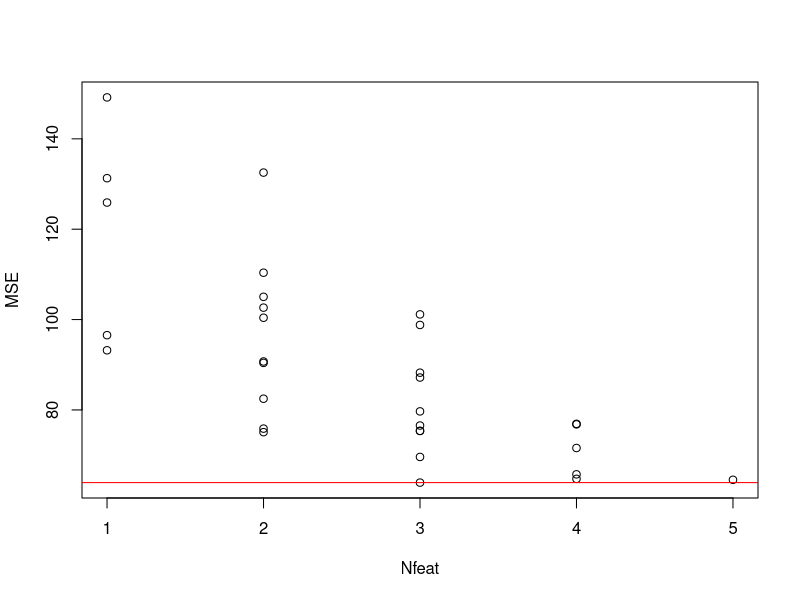

Reproduce this figure in R.
#Implement an R function that performs feature selection (best subset selection) 
#in linear regression by using k-fold cross-validation without using any 
#specialized function like lm() (use only basic R functions). Your function 
#should depend on:
#• X: matrix containing X measurements. 
#• Y: vector containing Y measurements
#• Nfolds: number of folds in the cross-validation.
#You may assume in your code that matrix X has 5 columns. The function 
#should plot the CV scores computed for various feature subsets against 
#the number of features, and it should also return the optimal subset of 
#features and the corresponding cross-validation (CV) score. Before splitting 
#into folds, the data should be permuted, and the seed 12345 should be used for 
#that purpose.

#Function for linear model
mylin = function(X, Y, Xpred) {
	Xpred1 = cbind(1, Xpred)
	X1 = cbind(1, X)
	beta = solve(t(X1) %*% X1) %*% t(X1) %*% Y # obtained using the "training" data matrix
	Res = Xpred1 %*% beta # y_hat for the "test" data
	return(Res)
}
myCV = function(X, Y, Nfolds) {
	n = length(Y) # number of observations (rows)
	p = ncol(X) # number of covariates (variables or columns)
	set.seed(12345)
	ind = sample(n, n) # indexes are randomized
	X1 = X[ind, ] # randomize the order of the observations
	Y1 = Y[ind]
	sF = floor(n / Nfolds) # number of observations inside each fold
	MSE = numeric(2 ^ p - 1) # vector of the length of 2^p-1 combinations
	Nfeat = numeric(2 ^ p - 1)
	Features = list() # features that will be selected
	curr = 0 # current
	folds_obs <- cut(1:n, breaks = Nfolds, labels = FALSE)
	#we assume 5 features.
	for (f1 in 0:1)
		for (f2 in 0:1)
			for (f3 in 0:1)
				for (f4 in 0:1)
					for (f5 in 0:1) {
						model = c(f1, f2, f3, f4, f5)
						if (sum(model) == 0)
							next()
						SSE = 0
						for (k in 1:Nfolds) {
							indices <-
								ind[which(folds_obs == k)] #indeces of the observations in fold k
							X_mylin <-
								X[-indices, which(model == 1)]
							XPred_mylin <-
								X[indices, which(model == 1)]
							Y_mylin <- Y[-indices]
							Ypred <-
								mylin(X_mylin, Y_mylin, XPred_mylin) 
							Yp <- Y[indices]
							SSE = SSE + sum((Ypred - Yp) ^ 2)
						}
						curr = curr + 1
						MSE[curr] = SSE / n
						Nfeat[curr] = sum(model)
						Features[[curr]] =
							model
					}
	plot(Nfeat, MSE) 
	abline(h = MSE[which.min(MSE)], col = "red")
	i = which.min(MSE)
	return(list(CV = MSE[i], Features = Features[[i]]))
}

#Test your function on data set swiss available in the standard R repository: • Fertility should be Y
#• All other variables should be X
#• Nfolds should be 5
#Report the resulting plot and interpret it. Report the optimal subset 
#of features and comment whether it is reasonable that these specific 
#features have largest impact on the target.
data("swiss")
myCV(as.matrix(swiss[, 2:6]), swiss[[1]], 5)